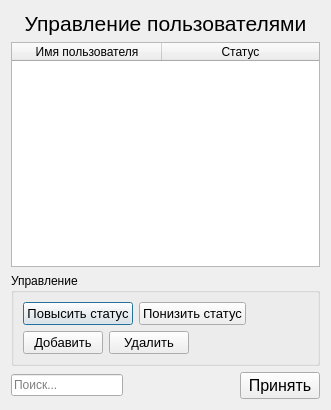
<?xml version="1.0" encoding="UTF-8"?>
<ui version="4.0">
 <class>Dialog_ControlUsers</class>
 <widget class="QDialog" name="Dialog_ControlUsers">
  <property name="geometry">
   <rect>
    <x>0</x>
    <y>0</y>
    <width>331</width>
    <height>410</height>
   </rect>
  </property>
  <property name="windowTitle">
   <string>Dialog</string>
  </property>
  <layout class="QVBoxLayout" name="verticalLayout">
   <item>
    <widget class="QLabel" name="mainLabel">
     <property name="font">
      <font>
       <pointsize>16</pointsize>
      </font>
     </property>
     <property name="text">
      <string>Управление пользователями</string>
     </property>
     <property name="alignment">
      <set>Qt::AlignCenter</set>
     </property>
    </widget>
   </item>
   <item>
    <widget class="QTableWidget" name="tableUsers">
     <property name="editTriggers">
      <set>QAbstractItemView::NoEditTriggers</set>
     </property>
     <property name="selectionMode">
      <enum>QAbstractItemView::SingleSelection</enum>
     </property>
     <property name="selectionBehavior">
      <enum>QAbstractItemView::SelectRows</enum>
     </property>
     <attribute name="horizontalHeaderCascadingSectionResizes">
      <bool>false</bool>
     </attribute>
     <attribute name="horizontalHeaderMinimumSectionSize">
      <number>35</number>
     </attribute>
     <attribute name="horizontalHeaderDefaultSectionSize">
      <number>150</number>
     </attribute>
     <attribute name="horizontalHeaderShowSortIndicator" stdset="0">
      <bool>false</bool>
     </attribute>
     <attribute name="horizontalHeaderStretchLastSection">
      <bool>true</bool>
     </attribute>
     <column>
      <property name="text">
       <string>Имя пользователя</string>
      </property>
     </column>
     <column>
      <property name="text">
       <string>Статус</string>
      </property>
     </column>
    </widget>
   </item>
   <item>
    <widget class="QGroupBox" name="groupBox">
     <property name="title">
      <string>Управление</string>
     </property>
     <layout class="QVBoxLayout" name="verticalLayout_2">
      <item>
       <layout class="QHBoxLayout" name="horizontalLayout_2">
        <item>
         <widget class="QPushButton" name="buttonUpStatus">
          <property name="font">
           <font>
            <pointsize>10</pointsize>
           </font>
          </property>
          <property name="text">
           <string>Повысить статус</string>
          </property>
         </widget>
        </item>
        <item>
         <widget class="QPushButton" name="buttonDownStatus">
          <property name="font">
           <font>
            <pointsize>10</pointsize>
           </font>
          </property>
          <property name="text">
           <string>Понизить статус</string>
          </property>
         </widget>
        </item>
        <item>
         <spacer name="horizontalSpacer_2">
          <property name="orientation">
           <enum>Qt::Horizontal</enum>
          </property>
          <property name="sizeHint" stdset="0">
           <size>
            <width>40</width>
            <height>20</height>
           </size>
          </property>
         </spacer>
        </item>
       </layout>
      </item>
      <item>
       <layout class="QHBoxLayout" name="horizontalLayout_3">
        <item>
         <widget class="QPushButton" name="buttonAddUser">
          <property name="font">
           <font>
            <pointsize>10</pointsize>
           </font>
          </property>
          <property name="text">
           <string>Добавить</string>
          </property>
          <property name="flat">
           <bool>false</bool>
          </property>
         </widget>
        </item>
        <item>
         <widget class="QPushButton" name="buttonDeleteUser">
          <property name="font">
           <font>
            <pointsize>10</pointsize>
           </font>
          </property>
          <property name="text">
           <string>Удалить</string>
          </property>
         </widget>
        </item>
        <item>
         <spacer name="horizontalSpacer_3">
          <property name="orientation">
           <enum>Qt::Horizontal</enum>
          </property>
          <property name="sizeHint" stdset="0">
           <size>
            <width>40</width>
            <height>20</height>
           </size>
          </property>
         </spacer>
        </item>
       </layout>
      </item>
     </layout>
    </widget>
   </item>
   <item>
    <layout class="QHBoxLayout" name="horizontalLayout">
     <item>
      <widget class="QLineEdit" name="lineFind">
       <property name="maximumSize">
        <size>
         <width>180</width>
         <height>16777215</height>
        </size>
       </property>
       <property name="placeholderText">
        <string>Поиск...</string>
       </property>
      </widget>
     </item>
     <item>
      <spacer name="horizontalSpacer">
       <property name="orientation">
        <enum>Qt::Horizontal</enum>
       </property>
       <property name="sizeHint" stdset="0">
        <size>
         <width>40</width>
         <height>20</height>
        </size>
       </property>
      </spacer>
     </item>
     <item>
      <widget class="QPushButton" name="accept">
       <property name="font">
        <font>
         <pointsize>12</pointsize>
        </font>
       </property>
       <property name="text">
        <string>Принять</string>
       </property>
      </widget>
     </item>
    </layout>
   </item>
  </layout>
 </widget>
 <resources/>
 <connections>
  <connection>
   <sender>accept</sender>
   <signal>clicked()</signal>
   <receiver>Dialog_ControlUsers</receiver>
   <slot>accept()</slot>
   <hints>
    <hint type="sourcelabel">
     <x>294</x>
     <y>302</y>
    </hint>
    <hint type="destinationlabel">
     <x>172</x>
     <y>162</y>
    </hint>
   </hints>
  </connection>
  <connection>
   <sender>buttonUpStatus</sender>
   <signal>clicked()</signal>
   <receiver>Dialog_ControlUsers</receiver>
   <slot>slotUpAndDownStatus()</slot>
   <hints>
    <hint type="sourcelabel">
     <x>74</x>
     <y>291</y>
    </hint>
    <hint type="destinationlabel">
     <x>172</x>
     <y>196</y>
    </hint>
   </hints>
  </connection>
  <connection>
   <sender>buttonDownStatus</sender>
   <signal>clicked()</signal>
   <receiver>Dialog_ControlUsers</receiver>
   <slot>slotUpAndDownStatus()</slot>
   <hints>
    <hint type="sourcelabel">
     <x>185</x>
     <y>291</y>
    </hint>
    <hint type="destinationlabel">
     <x>172</x>
     <y>196</y>
    </hint>
   </hints>
  </connection>
 </connections>
 <slots>
  <slot>slotUpAndDownStatus()</slot>
 </slots>
</ui>
